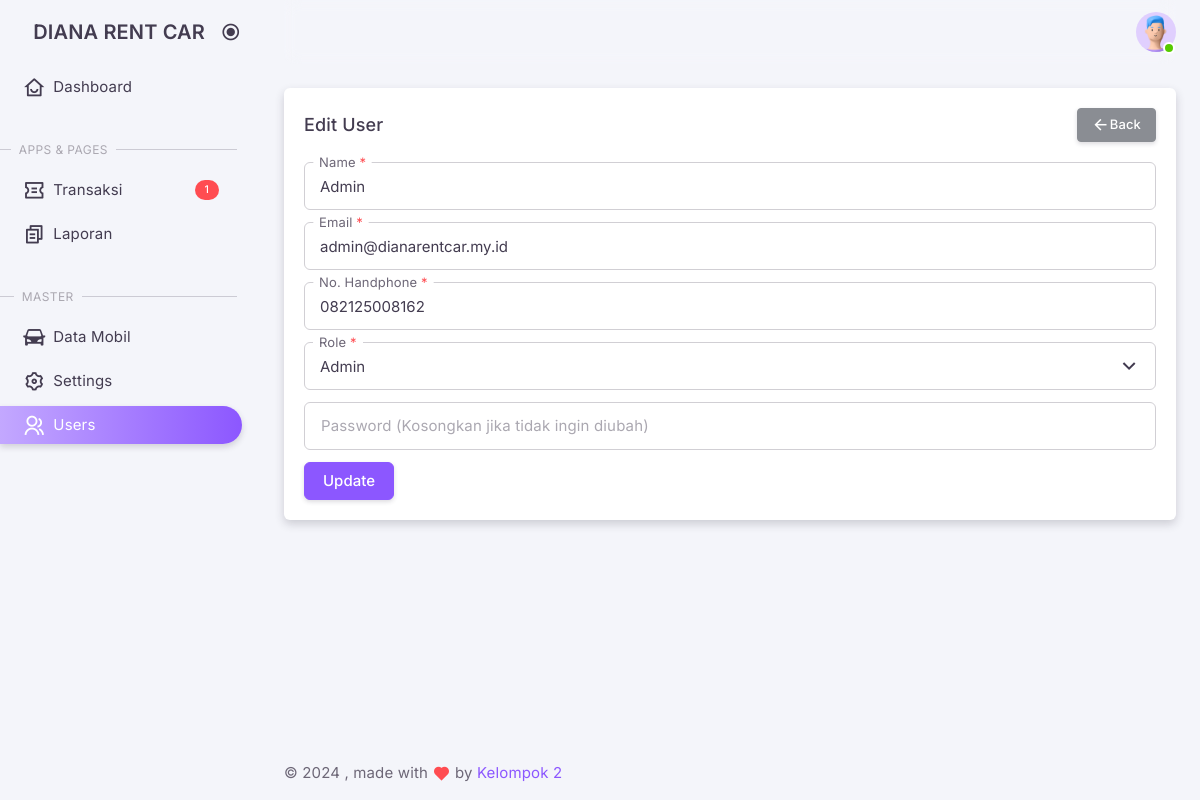
The page /admin/index.php?views=user_edit&uuid=a72c4551-846e-42b8-a0d3-d1417d630050 (signed in) on the database its author committed.
### tables this page shows
CREATE TABLE IF NOT EXISTS `users` (
  `id` int NOT NULL AUTO_INCREMENT,
  `uuid` varchar(40) NOT NULL,
  `name` varchar(100) NOT NULL,
  `email` varchar(100) NOT NULL,
  `phone_number` varchar(15) DEFAULT NULL,
  `role` enum('admin','driver','user') NOT NULL DEFAULT 'user',
  `password` varchar(255) NOT NULL,
  `code` varchar(50) DEFAULT NULL,
  `is_verified` int DEFAULT NULL,
  `created_at` timestamp NULL DEFAULT CURRENT_TIMESTAMP,
  `updated_at` timestamp NULL DEFAULT CURRENT_TIMESTAMP ON UPDATE CURRENT_TIMESTAMP,
  PRIMARY KEY (`id`),
  UNIQUE KEY `email` (`email`),
  UNIQUE KEY `phone_number` (`phone_number`)
);

### classes/User.php (called while the page is built, shortened)
<?php
class User
{
    private $conn;
    private $table = 'users';
    public function __construct()
    {
        $db = new Database();
        $this->conn = $db->connect();
    }
    public function detail($uuid)
    {
        $query = "SELECT * FROM " . $this->table . " WHERE uuid = ?";
        $stmt = $this->conn->prepare($query);
        $stmt->execute([$uuid]);
        return $stmt->fetch(PDO::FETCH_ASSOC);
    }
}

### classes/DatabaseExample.php (called while the page is built, shortened)
<?php
class Database
{
    private $host = 'localhost';
    private $db_name = 'dianarentcar';
    private $username = 'root';
    private $password = '';
    public function connect()
    {
        $this->conn = null;
        try {
            $this->conn = new PDO("mysql:host=" . $this->host . ";dbname=" . $this->db_name, $this->username, $this->password);
            $this->conn->setAttribute(PDO::ATTR_ERRMODE, PDO::ERRMODE_EXCEPTION);
        } catch (PDOException $e) {
            echo "Connection Error: " . $e->getMessage();
        }
        return $this->conn;
    }
}

### admin/pages/user/edit.php (the view, shortened to what this page needs)
<?php
require_once '../classes/User.php';
$getUser = new User();
$uuid = $_GET['uuid'];
$user = $getUser->detail($uuid);
?>
<div class="container-xxl flex-grow-1 container-p-y">
    <div class="row">
        <div class="col-xl">
            <div class="card mb-6">
                <div class="card-header d-flex justify-content-between align-items-center">
                    <h5 class="mb-0">Edit User</h5>
                    <small class="text-body float-end">
                        <a href="./index.php?views=user_list" class="btn btn-secondary btn-sm">
                            <i class="ri-arrow-left-line"></i> Back
                        </a>
                    </small>
                </div>
                <div class="card-body">
                    <form action="../backend/user/update.php" method="POST">
                        <div class="form-floating form-floating-outline mb-3">
                            <input
                                type="text"
                                class="form-control"
                                id="name"
                                name="name"
                                placeholder="Nama Lengkap"
                                value="<?php echo htmlspecialchars($user['name']); ?>"
                                onkeyup="formatFullName(this)"
                                required />
                            <label for="name">Name <span class="text-danger">*</span></label>
                        </div>
                        <div class="form-floating form-floating-outline mb-3">
                            <input
                                type="email"
                                class="form-control"
                                id="email"
                                name="email"
                                placeholder="email@mail.com"
                                value="<?php echo htmlspecialchars($user['email']); ?>"
                                required />
                            <label for="email">Email <span class="text-danger">*</span></label>
                        </div>
                        <div class="form-floating form-floating-outline mb-3">
                            <input
                                type="text"
                                id="phone_number"
                                name="phone_number"
                                class="form-control phone-mask"
                                placeholder="081234567890"
                                value="<?php echo htmlspecialchars($user['phone_number']); ?>"
                                required />
                            <label for="phone_number">No. Handphone <span class="text-danger">*</span></label>
                        </div>
                        <div class="form-floating form-floating-outline mb-3">
                            <select class="form-select" id="role" name="role" aria-label="Role" required>
                                <option value="admin" <?php echo ($user['role'] === 'admin') ? 'selected' : ''; ?>>Admin</option>
                            </select>
                            <label for="role">Role <span class="text-danger">*</span></label>
                        </div>
                        <div class="form-floating form-floating-outline mb-3">
                            <input
                                type="password"
                                class="form-control"
                                id="password"
                                name="password"
                                placeholder="**********" />
                            <label for="password">Password (Kosongkan jika tidak ingin diubah)</label>
                        </div>
                        <button type="submit" class="btn btn-primary">Update</button>
                    </form>
                </div>
            </div>
        </div>
    </div>
</div>

### rows shown on the page
users: name "Admin", email "admin@dianarentcar.my.id", phone_number "082125008162", role "Admin"

### other values the page prints
$totalBookings "1"
